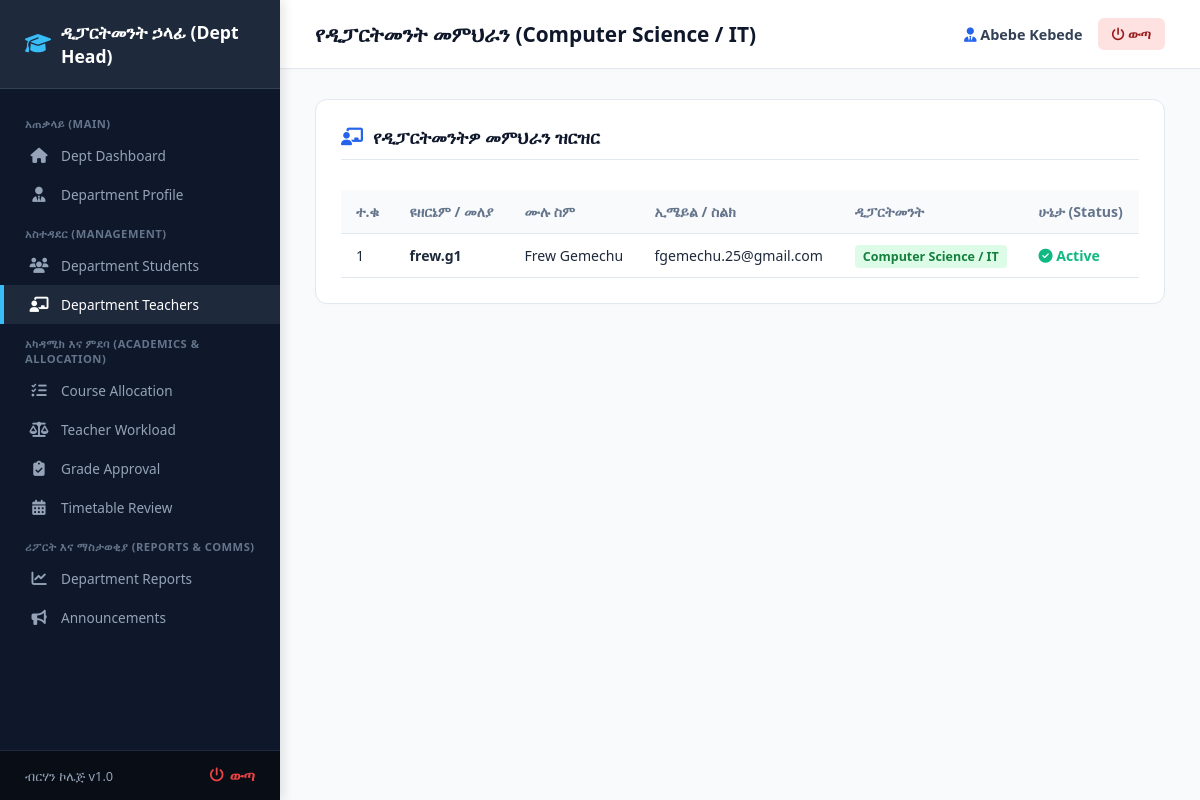
Screenshot of /department/teachers.php (signed in) with the database file from the repository.
### tables this page shows
CREATE TABLE `staff_teachers` (
  `id` int(11) NOT NULL,
  `full_name` varchar(150) NOT NULL,
  `position` varchar(100) NOT NULL,
  `qualification` varchar(100) DEFAULT NULL,
  `department` varchar(100) DEFAULT NULL,
  `phone` varchar(50) DEFAULT NULL,
  `email` varchar(100) DEFAULT NULL,
  `created_at` timestamp NOT NULL DEFAULT current_timestamp(),
  `username` varchar(100) DEFAULT NULL
);

### department/teachers.php (the view, shortened to what this page needs)
<?php
$admin_name = $_SESSION['admin_name'] ?? 'የዲፓርትመንት ኃላፊ';
$department_name = $_SESSION['department_name'] ?? 'Computer Science / IT';
$teachers = [];
try {
    if (isset($pdo)) {
        $stmt = $pdo->prepare("SELECT * FROM staff_teachers WHERE department = ? ORDER BY id DESC");
        $stmt->execute([$department_name]);
        $teachers = $stmt->fetchAll(PDO::FETCH_ASSOC);
    }
} catch (Exception $e) {
    $error_msg = "መምህራንን ማምጣት አልተቻለም፦ " . $e->getMessage();
}
?>
<!DOCTYPE html>
<html lang="am">
<head>
    <link rel="stylesheet" href="https://cdnjs.cloudflare.com/ajax/libs/font-awesome/6.4.0/css/all.min.css">
</head>
<body>
    <?php
    if (file_exists('sidebar.php')) {
        include 'sidebar.php';
    }
    ?>
    <main>
        <header>
            <div class="header-title">
                <h2>የዲፓርትመንት መምህራን (<?php echo htmlspecialchars($department_name); ?>)</h2>
            </div>
            <div class="user-profile">
                <span><i class="fa-solid fa-user-tie" style="color: var(--primary-blue);"></i> <?php echo htmlspecialchars($admin_name); ?></span>
                <a href="../logout.php" class="logout-btn"><i class="fa-solid fa-power-off"></i> ውጣ</a>
            </div>
        </header>
        <div class="container">
            <div class="card">
                <h3><i class="fa-solid fa-chalkboard-user"></i> የዲፓርትመንትዎ መምህራን ዝርዝር</h3>
                <div style="overflow-x: auto;">
                    <table>
                        <thead>
                            <tr>
                                <th>ተ.ቁ</th>
                                <th>ዩዘርኔም / መለያ</th>
                                <th>ሙሉ ስም</th>
                                <th>ኢሜይል / ስልክ</th>
                                <th>ዲፓርትመንት</th>
                                <th>ሁኔታ (Status)</th>
                            </tr>
                        </thead>
                        <tbody>
                            <?php if(empty($teachers)): ?>
                                <tr><td colspan="6" style="text-align:center; color:#64748b; padding:25px;">በዚህ ዲፓርትመንት ውስጥ ምንም መምህር አልተገኘም።</td></tr>
                            <?php else: ?>
                                <?php $i=1; foreach($teachers as $tc): ?>
                                <tr>
                                    <td><?php echo $i++; ?></td>
                                    <td><strong><?php echo htmlspecialchars($tc['username'] ?? $tc['teacher_id'] ?? 'N/A'); ?></strong></td>
                                    <td><?php echo htmlspecialchars($tc['full_name'] ?? $tc['name'] ?? 'N/A'); ?></td>
                                    <td><?php echo htmlspecialchars($tc['email'] ?? $tc['phone'] ?? '-'); ?></td>
                                    <td><span class="badge"><?php echo htmlspecialchars($tc['department'] ?? $department_name); ?></span></td>
                                    <td><span style="color: #10b981; font-weight: 600;"><i class="fa-solid fa-circle-check"></i> Active</span></td>
                                </tr>
                                <?php endforeach; ?>
                            <?php endif; ?>
                        </tbody>
                    </table>
                </div>
            </div>
        </div>
    </main>
</body>
</html>

### department/teachers.php (style rules this page uses)
:root { --primary-blue: #2563eb; --bg-main: #f8fafc; --card-bg: #ffffff; --text-main: #1e293b; --text-muted: #64748b; --border-color: #e2e8f0; }
* { box-sizing: border-box; margin: 0; padding: 0; font-family: 'Segoe UI', Tahoma, Geneva, Verdana, sans-serif; }
body { background-color: var(--bg-main); color: var(--text-main); display: flex; min-height: 100vh; }
main { margin-left: 280px; flex: 1; display: flex; flex-direction: column; }
header { background: #fff; padding: 18px 35px; display: flex; justify-content: space-between; align-items: center; border-bottom: 1px solid var(--border-color); box-shadow: 0 1px 3px rgba(0,0,0,0.02); }
.header-title h2 { font-size: 1.3rem; color: #0f172a; font-weight: 700; }
.user-profile { display: flex; align-items: center; gap: 15px; }
.user-profile span { font-size: 0.9rem; font-weight: 600; color: #334155; }
.logout-btn { background: #fee2e2; color: #991b1b; padding: 7px 14px; border-radius: 6px; text-decoration: none; font-size: 0.82rem; font-weight: 600; transition: 0.2s; }
.container { padding: 30px 35px; }
.card { background: var(--card-bg); border: 1px solid var(--border-color); border-radius: 12px; padding: 25px; box-shadow: 0 2px 4px rgba(0,0,0,0.01); }
.card h3 { font-size: 1.1rem; color: #0f172a; margin-bottom: 20px; padding-bottom: 10px; border-bottom: 1px solid var(--border-color); display: flex; align-items: center; gap: 10px; }
.card h3 i { color: var(--primary-blue); }
table { width: 100%; border-collapse: collapse; margin-top: 10px; white-space: nowrap; }
th, td { padding: 12px 15px; border-bottom: 1px solid var(--border-color); text-align: left; font-size: 0.88rem; }
th { background: #f8fafc; color: var(--text-muted); font-weight: 600; }
.badge { background: #dcfce7; color: #15803d; padding: 3px 8px; border-radius: 4px; font-size: 0.78rem; font-weight: 600; }

### rows the page displays
staff_teachers: username "frew.g1", full_name "Frew Gemechu", email "fgemechu.25@gmail.com", department "Computer Science / IT"

### other values shown
$department_name "Computer Science / IT"
$admin_name "Abebe Kebede"
